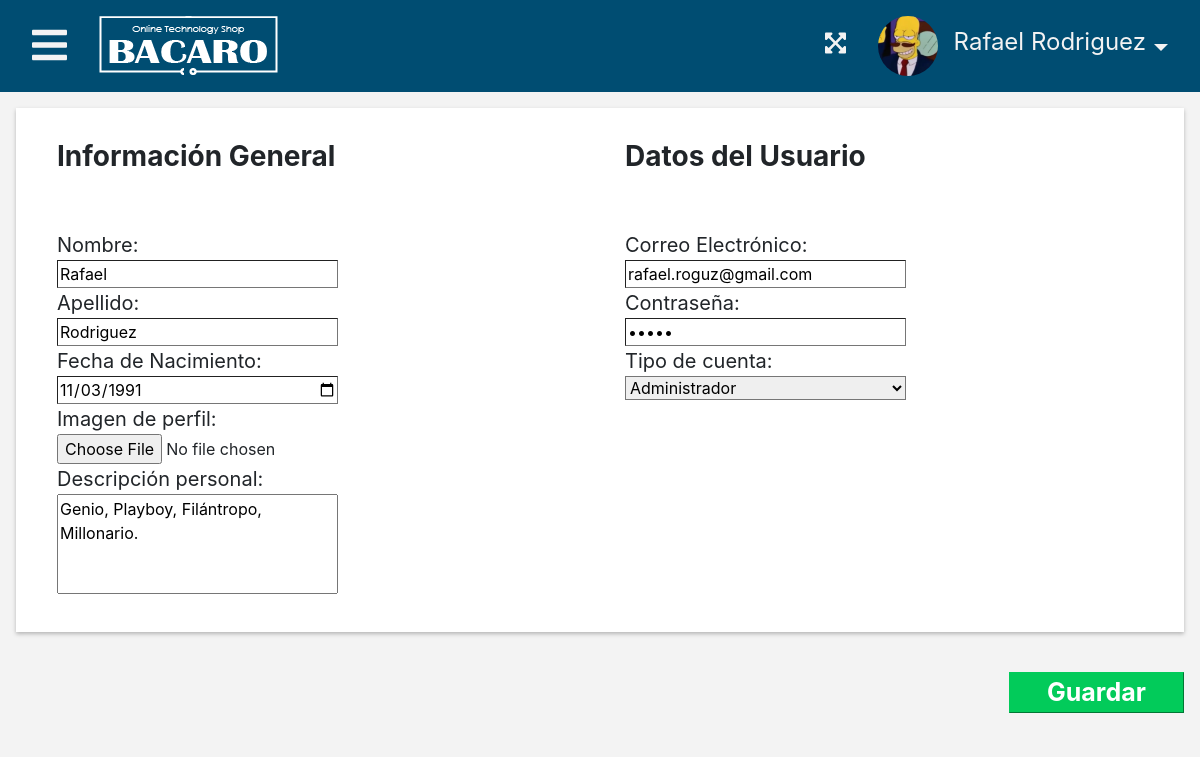
/www/AdminPage/profiletInfo.php?id_cliente=1 (signed in), run on the app's committed database.
### tables this page shows
create table clientes (
	id_cliente int primary key auto_increment,
    nombre varchar(30) not null,
    apellido varchar(30) not null,
    correo varchar(30) not null,
    contrasena varchar(10) not null,
    cumpleanos date,
    imagen_perfil varchar(200),
    bio varchar(240),
    tipo_cuenta char(1) not null,
    fecha_registro date not null
);

### www/Model/user.php (called while the page is built, shortened)
<?php
class User{
    public static function getByID($conn, $id_cliente, $columns = '*')
    {
        $sql = "SELECT $columns
                FROM clientes
                WHERE id_cliente = :id_cliente;";
        $stmt = $conn->prepare($sql);
        $stmt->bindValue(':id_cliente', $id_cliente, PDO::PARAM_INT);
        $stmt->setFetchMode(PDO::FETCH_CLASS, 'User');
        if ($stmt->execute()) {
            return $stmt->fetch();
        }
    }
}

### www/AdminPage/profiletInfo.php (the view, shortened to what this page needs)
<?php
    $conn = require '../includes/db.php';
    if (isset($_GET['id_cliente'])) {
        $clientes = User::getByID($conn, $_GET['id_cliente']);
    } else {
        die("id not supplied, Product not found");
    }
?>
<!DOCTYPE html>
<html lang="es">
<head>
    <link rel="stylesheet" href="https://maxcdn.bootstrapcdn.com/bootstrap/4.0.0/css/bootstrap.min.css">
    <link rel="stylesheet" href="css/productInfo.css">
</head>
<body>
    <div class="container-fluid">
        <div class="row d-flex d-md-block flex-nowrap wrapper">
            <div class="col" id="menu-superior">
                    <div id="menu-hamburguesa">
                        <a href="#" data-target="#sidebar" data-toggle="collapse" class="hover-transition">
                            <i class="fas fa-bars"></i>
                        </a>
                    </div>
                    <div id="navbar-logo">
                        <a href="/AdminPage/index.php"><img src="img/bacaro.png" alt="BACARO logo"></a>
                    </div>
                    <div class="right-options">
                        <div id="fullscreen-button">
                            <a href="#" title="Ver en pantalla completa" class="hover-transition" onclick="toggleFullScreen()">
                                <i class="fas fa-expand-arrows-alt"></i>
                            </a>
                        </div>
                        <div class="dropdown" align="center">
                            <button id="profile-button" data-toggle="dropdown" aria-haspopup="true" aria-expanded="false" class="dropdown-toggle">
                                <div id="navbar-profile"></div>
                                <div class="nombre-perfil">
                                    <span> <?php echo ($_SESSION['usuario']['nombre'] . ' ' . $_SESSION['usuario']['apellido'])?></span>
                                </div>
                            </button>
                        </div>
                    </div>
                </div>
            <div class="col" id="dashboard">
                <div class="row">
					<div id="infoProductos" class="col">
						<form id="ProductInfoForm"  method="post" >
                            <?php if ($clientes === null): ?>
                                <p>Cliente no encontrado.</p>
                            <?php else: ?>
							<div id= "contenidoProductForm">
								<div id="seccionInfo1" class="infoProduct">
									<h3><b>Información General</b></h1>
									<input type="text" value="<?=$clientes->nombre ?>" id="NombreUsuario" name="NombreUsuario"  placeholder="Nombre del usuario" required/>
									<input type="text" value="<?=$clientes->apellido; ?>" id="apellidosPerfil" name="apellidosPerfil"  placeholder="Apellido paterno del usuario" required/>
									<input type="date" value="<?=$clientes->cumpleanos; ?>" id="edadPerfil" name="edadPerfil"  placeholder="Fecha de Nacimiento" required/>
									<input type="file" id="fotoPerfil" name="fotoPerfil"  placeholder="Suba la imagen de perfil" />
									<textarea id="descipcionUsuario" name="descipcionUsuario" placeholder="Descripción general del usuario. Esta informaci&oacute;n se mostrar&aacute; en tu perfil público."><?=$clientes->bio; ?></textarea>
								</div>
								<div id="seccionInfo2" class="infoProduct">
									<h3><b>Datos del Usuario</b></h1>
									<input type="email" value="<?=$clientes->correo; ?>" id="correoElectronico" name="correoElectronico"  placeholder="me@example.com" required/>
									<input type="password" value="<?=$clientes->contrasena; ?>" id="contrasena" name="contrasena"  placeholder="Extensión mínima de 8 dígitos" required/>
                                    <?php
                                    $accounts = array(
                                        'C' => 'Cliente',
                                        'A' => 'Administrador'
                                    );
                                    ?>
                                    <select name="accounts">
                                    <?php foreach( $accounts as $var => $account ): ?>
                                    <option value="<?php echo $var ?>"<?php if( $var == $clientes->tipo_cuenta ): ?> selected="selected"<?php endif; ?>><?php echo $account ?></option>
                                    <?php endforeach; ?>
                                    </select>
								</div>
							</div>
							<input id="registrarProducto" type="submit" value="Guardar"/>
                            <?php endif; ?>
                        </form>
					</div>
                </div>
            </div>
        </div>
    </div>
</body>
</html>

### www/AdminPage/css/productInfo.css (style rules this page uses)
html { font-family: 'Ubuntu', sans-serif; width: 100%; height: 100%; min-height: 100%; background-color: #f3f3f3; }
img { max-width: 100%; max-width: 100%; }
a { color: #f3f3f3; text-decoration: none; }
#menu-superior { padding: 16px; margin: 0; width: 100%; height: 92px; background-color: #004D72; color: #f3f3f3; }
#menu-hamburguesa { height: 100%; margin-left: 16px; margin-right: 16px; font-size: 40px; padding: 0; float: left; }
#navbar-logo { margin-left: 16px; margin-right: 16px; float: left; max-width: 180px; width: 180px; max-height: 60px; height: 60px; }
#navbar-profile { width: 60px; height: 60px; max-width: 60px; max-height: 60px; float: left; margin-right: 16px; border-radius: 30px; display: inline-block; background-image: url("../img/imagen-perfil.jpg"); background-repeat: no-repeat; background-position: center center; background-size: cover; }
#profile-button { padding: 0; margin-left: 16px; margin-right: 16px; height: 60px; max-height: 60px; overflow: hidden; background: none; border: none; color: #f3f3f3; transition-duration: 0.4s; cursor: pointer; outline: none; }
.nombre-perfil { float: left; height: 100%; padding-top: 8px; font-size: 24px; }
.dropdown { float: right; display: inline-block; float: right; text-align: center; }
.dropdown-toggle:after { margin-top: 28px; margin-left: 8px; font-size: 24px; }
.hover-transition { transition-duration: 0.3s; }
#fullscreen-button { font-size: 24px; float: left; margin-left: 16px; margin-right: 16px; padding-top: 10px; }
.right-options { float: right; }
#dashboard { padding: 16px; background-color: #f3f3f3; }
#contenidoProductForm { padding: 16px; margin: 0px 0px 16px 0px; background-color: #ffffff; width: 100%; position: relative; box-shadow: 0px 2px 4px 0px rgba(0, 0, 0, 0.25); resize: vertical; }
#contenidoProductForm { width: 100% !important; display: inline-flex; }
#infoProductos input, select { width: 55%; max-width: 600px; border-width: thin; }
#infoProductos textarea { width: 55%; height: 100px; resize: none; }
.infoProduct { padding: 16px; padding-left: 25px; margin: 0px 16px 0px 0px; width: 100%; position: relative; }
#registrarProducto { width: 15% !important; float: right; text-align: auto; background-color: #02CB5A; border-color:#02CB5A; color: white; border-width:thin; font-size: 25px; font-weight: bold; height: 60%; }

### data on the page
clientes: NombreUsuario "Rafael", apellidosPerfil "Rodriguez", edadPerfil "11/03/1991", descipcionUsuario "Genio, Playboy, Filántropo, Millonario.", correoElectronico "rafael.roguz@gmail.com", accounts "Administrador"

### other printed values
$_SESSION['usuario']['nombre'] "Rafael"
$_SESSION['usuario']['apellido'] "Rodriguez"
